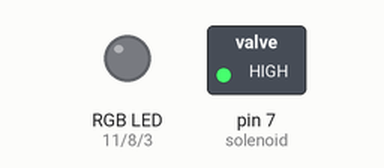
The sketch below on a simulated Arduino Uno, built with avr-gcc and run on an emulated ATmega328P. Parts: switched loads named in the sketch (green lamp = pin HIGH), an RGB LED mixed from three pins (HIGH = lit).

Above: at 2.5 s.
Timing chart, 0 to 5.8 s (numbered marks = the images above):
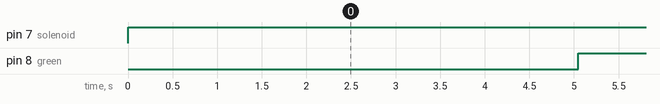

Measured:
- by itself, pin 7 (solenoid): LOW → HIGH at 0.00 s
- by itself, pin 8 (green): LOW → HIGH at 5.1 s

The sketch:

box.ino
```cpp
#define delayTime 50


//RGB LED mappings:
int red = 11;
int green = 8;
int blue = 3;

//Asign solenoid to a pin
int solenoid = 7;

//bool to check if box is open so that the solenoid doesn't hammer away
bool isBoxOpen = false;


//An enum to store the different states of the box
enum boxState{
  ZERO,
  ONE,
  TWO,
  THREE,
  FOUR,
  FIVE
};

boxState box;

// 1 min = 60000 milliseconds
//time the light will be active
unsigned long lightTime = 180000;


void setup(){

//I/O setup:
pinMode(solenoid, OUTPUT);
pinMode(red, OUTPUT);
pinMode(green, OUTPUT);
pinMode(blue, OUTPUT);
}


void loop(){

  digitalWrite(7, HIGH);

  delay(5000);

  //update the state machine
  updateBoxState();

  //First toilet
  switch(box){
        //state ZERO is default state, so it should just set the box as closed so it can be openened at any time.
         case ZERO:
            break;

        case ONE:
            if (!isBoxOpen) openBox();
            break;

        case TWO:
            if (!isBoxOpen) openBox();
            greenLightOn();
            break;

        case THREE:
            if (!isBoxOpen) openBox();
            flashGreen();
            break;

        case FOUR:
            if (!isBoxOpen) openBox();
            flashGreen();
            flashRed();
            break;

        case FIVE:
            break;


  	}
}


void waitForBoxClose() {

  bool wait = true;

  while(wait) {


  }


}


//fire up the solenoid, to open the box
void openBox(){
  digitalWrite(solenoid, HIGH);
  delay(delayTime);
  digitalWrite(solenoid, LOW);

}


void updateBoxState() {

    switchState(2);


}

void switchState(int i){
  if(i == 0) box = ZERO;
  if(i == 1) box = ONE;
  if(i == 2) box = TWO;
  if(i == 3) box = THREE;
  if(i == 4) box = FOUR;
  if(i == 5) box = FIVE;


}


void flashRed(){
  digitalWrite(red, HIGH);
  delay(3000);
  digitalWrite(red, LOW);
}

void flashGreen(){
  digitalWrite(green, HIGH);
  delay(3000);
  digitalWrite(green, LOW);
}


void redLightOn() {

    digitalWrite(red, HIGH);

}


void redLightOff() {

    digitalWrite(red, LOW);

}


void greenLightOn() {

    digitalWrite(green, HIGH);

}


void greenLightOff() {

    digitalWrite(green, HIGH);

}


void blueLightOn() {

    digitalWrite(blue, HIGH);

}


void blueLightOff() {

    digitalWrite(blue, LOW);

}
```
